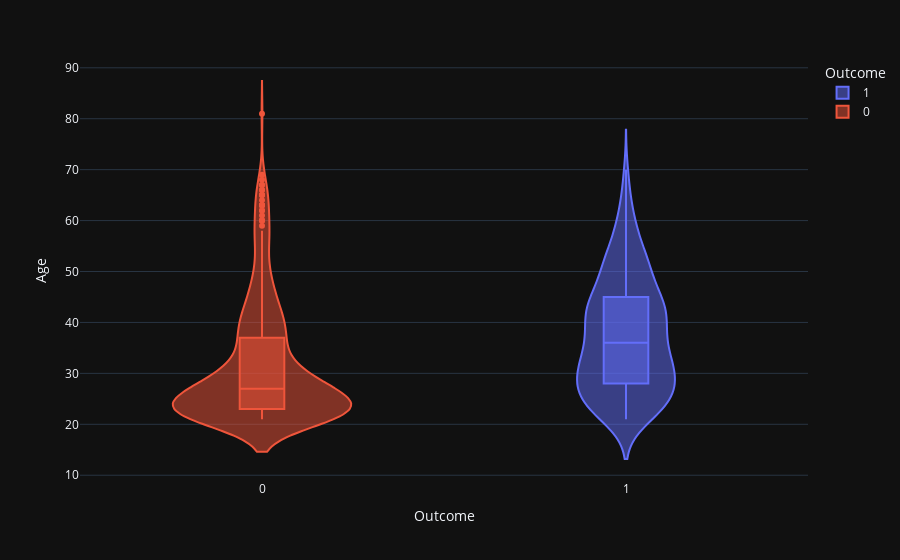

Notebook cell for this chart:
### Code cell
violin('Age')

### Figure 1 — Plotly figure (JSON) as saved in the notebook; plotly's stock layout.template omitted (floating-point values rounded to 4 significant figures; data arrays with more than 128 entries replaced by an {"elided": "..."} marker saying what was removed)
{"data": [{"alignmentgroup": "True", "box": {"visible": true}, "hovertemplate": "Outcome=%{x}<br>Age=%{y}<extra></extra>", "legendgroup": "1", "marker": {"color": "#636efa"}, "name": "1", "offsetgroup": "1", "orientation": "v", "scalegroup": "True", "showlegend": true, "type": "violin", "x": {"elided": "249 int values"}, "x0": " ", "xaxis": "x", "y": {"elided": "249 int values"}, "y0": " ", "yaxis": "y"}, {"alignmentgroup": "True", "box": {"visible": true}, "hovertemplate": "Outcome=%{x}<br>Age=%{y}<extra></extra>", "legendgroup": "0", "marker": {"color": "#EF553B"}, "name": "0", "offsetgroup": "0", "orientation": "v", "scalegroup": "True", "showlegend": true, "type": "violin", "x": {"elided": "475 int values"}, "x0": " ", "xaxis": "x", "y": {"elided": "475 int values"}, "y0": " ", "yaxis": "y"}], "layout": {"legend": {"title": {"text": "Outcome"}, "tracegroupgap": 0}, "margin": {"t": 60}, "violinmode": "overlay", "xaxis": {"anchor": "y", "categoryarray": [1, 0], "categoryorder": "array", "domain": [0, 1], "title": {"text": "Outcome"}}, "yaxis": {"anchor": "x", "domain": [0, 1], "title": {"text": "Age"}}}}
